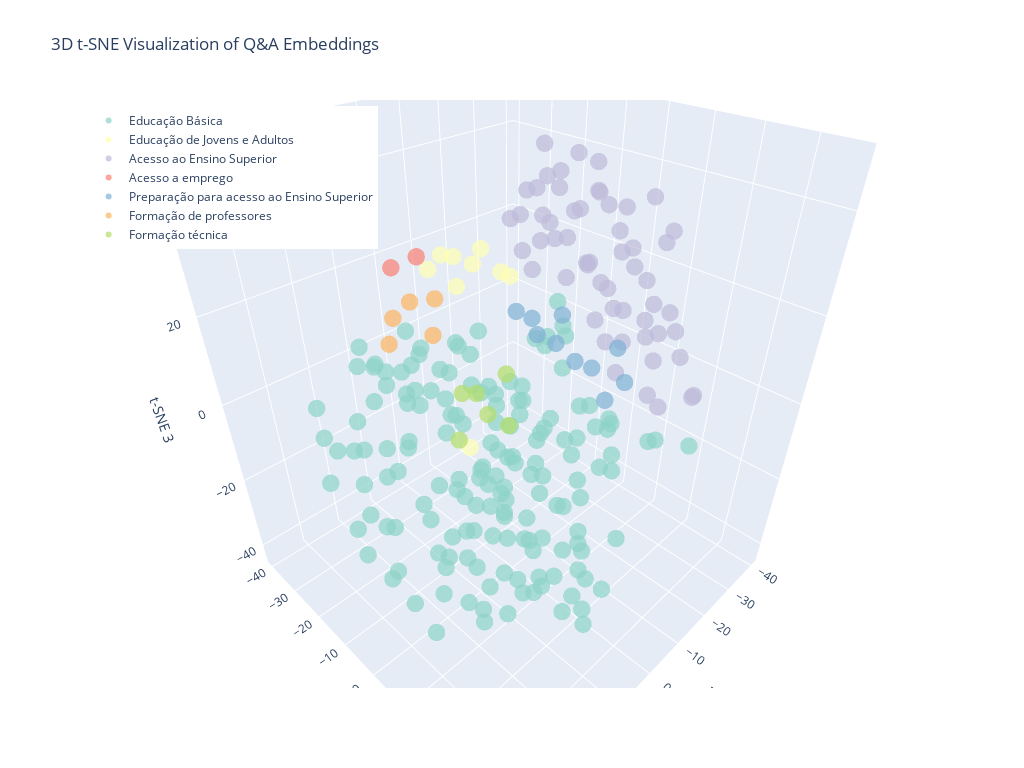

The notebook cell this image was saved under:
### Markdown cell above
### Plots 3D

### Code cell
create_3d_plot(embeddings_3d_tsne, embeddings_df, "3D t-SNE Visualization of Q&A Embeddings")

### Figure 1 — Plotly figure (JSON) as saved in the notebook; plotly's stock layout.template omitted (floating-point values rounded to 4 significant figures; data arrays with more than 128 entries replaced by an {"elided": "..."} marker saying what was removed)
{"data": [{"hovertemplate": "%{text}<extra></extra>", "marker": {"color": "rgb(141,211,199)", "opacity": 0.7, "size": 6}, "mode": "markers", "name": "Educação Básica", "text": {"elided": "159 str values"}, "type": "scatter3d", "x": {"elided": "159 float values"}, "y": {"elided": "159 float values"}, "z": {"elided": "159 float values"}}, {"hovertemplate": "%{text}<extra></extra>", "marker": {"color": "rgb(255,255,179)", "opacity": 0.7, "size": 6}, "mode": "markers", "name": "Educação de Jovens e Adultos", "text": ["Tópico: Educação de Jovens e Adultos<br>Programa: EJA<br>Pergunta: O que é EJA?", "Tópico: Educação de Jovens e Adultos<br>Programa: EJA<br>Pergunta: Quem pode participar do EJA?", "Tópico: Educação de Jovens e Adultos<br>Programa: EJA<br>Pergunta: Como funciona o EJA?", "Tópico: Educação de Jovens e Adultos<br>Programa: EJA<br>Pergunta: Onde encontrar o EJA?", "Tópico: Educação de Jovens e Adultos<br>Programa: PROEJA<br>Pergunta: Como o EJA pode me preparar para o mercado de trabalho?", "Tópico: Educação de Jovens e Adultos<br>Programa: PROEJA<br>Pergunta: Quais são as instituições que ofertam os cursos?", "Tópico: Educação de Jovens e Adultos<br>Programa: PROEJA<br>Pergunta: Como é feita a seleção para os cursos Proeja?", "Tópico: Educação de Jovens e Adultos<br>Programa: PROEJA<br>Pergunta: Eu já concluí o ensino médio, posso cursar o Proeja ?", "Tópico: Educação de Jovens e Adultos<br>Programa: Pé-de-meia/EJA<br>Pergunta: Alunos da EJA têm direito ao recebimento do Pé de Meia?"], "type": "scatter3d", "x": [-6.364, -8.648, -12.05, -6.184, -13.88, -6.923, -12.32, -17.16, 6.897], "y": [-32.17, -25.65, -30.33, -27.28, -23.44, -18.32, -15.73, -18.0, -5.313], "z": [17.51, 14.94, 19.21, 22.45, 22.61, 23.11, 20.46, 17.05, -8.406]}, {"hovertemplate": "%{text}<extra></extra>", "marker": {"color": "rgb(190,186,218)", "opacity": 0.7, "size": 6}, "mode": "markers", "name": "Acesso ao Ensino Superior", "text": ["Tópico: Acesso ao Ensino Superior<br>Programa: SISU<br>Pergunta: O que é o SISU?", "Tópico: Acesso ao Ensino Superior<br>Programa: SISU<br>Pergunta: Quem pode se inscrever no SISU?", "Tópico: Acesso ao Ensino Superior<br>Programa: SISU<br>Pergunta: Posso escolher qual semestre irei cursar?", "Tópico: Acesso ao Ensino Superior<br>Programa: SISU<br>Pergunta: O candidato que participou do Sisu em edições anteriores e foi selecionado pode concorrer nesta edição?", "Tópico: Acesso ao Ensino Superior<br>Programa: SISU<br>Pergunta: O candidato matriculado em instituição de educação superior pode concorrer no processo seletivo desta edição do Sisu?", "Tópico: Acesso ao Ensino Superior<br>Programa: SISU<br>Pergunta: É cobrada alguma taxa para a realização da inscrição?", "Tópico: Acesso ao Ensino Superior<br>Programa: SISU<br>Pergunta: Quais os documentos necessários para fazer a inscrição no Sisu?", "Tópico: Acesso ao Ensino Superior<br>Programa: CPOP (Rede Nacional de Cursinhos Populares)<br>Pergunta: O que é um cursinho popular?", "Tópico: Acesso ao Ensino Superior<br>Programa: CPOP (Rede Nacional de Cursinhos Populares)<br>Pergunta: O que é a Rede Nacional de Cursinhos Populares (CPOP)?", "Tópico: Acesso ao Ensino Superior<br>Programa: CPOP (Rede Nacional de Cursinhos Populares)<br>Pergunta: Como um cursinho entra para a CPOP?", "Tópico: Acesso ao Ensino Superior<br>Programa: CPOP (Rede Nacional de Cursinhos Populares)<br>Pergunta: Como sei os cursinhos populares que fazem parte da CPOP?", "Tópico: Acesso ao Ensino Superior<br>Programa: CPOP (Rede Nacional de Cursinhos Populares)<br>Pergunta: Sou aluno e quero participar de um cursinho da CPOP?", "Tópico: Acesso ao Ensino Superior<br>Programa: CPOP (Rede Nacional de Cursinhos Populares)<br>Pergunta: Os alunos de cursinhos da CPOP recebem algum apoio?", "Tópico: Acesso ao Ensino Superior<br>Programa: ENEM (Exame Nacional do Ensino Médio)<br>Pergunta: O que é o ENEM?", "Tópico: Acesso ao Ensino Superior<br>Programa: ENEM (Exame Nacional do Ensino Médio)<br>Pergunta: Para que serve a nota do ENEM?", "Tópico: Acesso ao Ensino Superior<br>Programa: ENEM (Exame Nacional do Ensino Médio)<br>Pergunta: Quem pode fazer a prova do ENEM?", "Tópico: Acesso ao Ensino Superior<br>Programa: ENEM (Exame Nacional do Ensino Médio)<br>Pergunta: Como faço para me inscrever no ENEM?", "Tópico: Acesso ao Ensino Superior<br>Programa: ENEM (Exame Nacional do Ensino Médio)<br>Pergunta: Preciso pagar para fazer o ENEM?", "Tópico: Acesso ao Ensino Superior<br>Programa: ENEM (Exame Nacional do Ensino Médio)<br>Pergunta: Existe isenção da taxa de inscrição do ENEM?", "Tópico: Acesso ao Ensino Superior<br>Programa: ENEM (Exame Nacional do Ensino Médio)<br>Pergunta: Se eu conseguir a isenção da taxa, minha inscrição no ENEM está garantida?", "Tópico: Acesso ao Ensino Superior<br>Programa: ENEM (Exame Nacional do Ensino Médio)<br>Pergunta: Sou aluno de escola pública, minha inscrição no ENEM é automática?", "Tópico: Acesso ao Ensino Superior<br>Programa: ENEM (Exame Nacional do Ensino Médio)<br>Pergunta: Como são as provas do ENEM?", "Tópico: Acesso ao Ensino Superior<br>Programa: ENEM (Exame Nacional do Ensino Médio)<br>Pergunta: Posso usar minha nota do ENEM para estudar fora do Brasil?", "Tópico: Acesso ao Ensino Superior<br>Programa: ENEM (Exame Nacional do Ensino Médio)<br>Pergunta: Não consegui fazer a prova em um dos dias. Posso refazer?", "Tópico: Acesso ao Ensino Superior<br>Programa: ENEM (Exame Nacional do Ensino Médio)<br>Pergunta: O ENEM tem prazo de validade?", "Tópico: Acesso ao Ensino Superior<br>Programa: ENEM (Exame Nacional do Ensino Médio)<br>Pergunta: O que é o programa \"Pé-de-Meia\" e qual a relação com o ENEM?", "Tópico: Acesso ao Ensino Superior<br>Programa: SISU (Sistema de Seleção Unificada)<br>Pergunta: O que é o SISU?", "Tópico: Acesso ao Ensino Superior<br>Programa: SISU (Sistema de Seleção Unificada)<br>Pergunta: Quem pode se inscrever no SISU?", "Tópico: Acesso ao Ensino Superior<br>Programa: SISU (Sistema de Seleção Unificada)<br>Pergunta: Como funciona a inscrição no SISU?", "Tópico: Acesso ao Ensino Superior<br>Programa: SISU (Sistema de Seleção Unificada)<br>Pergunta: O que é a \"nota de corte\" do SISU?", "Tópico: Acesso ao Ensino Superior<br>Programa: SISU (Sistema de Seleção Unificada)<br>Pergunta: E se eu não for aprovado na chamada regular do SISU?", "Tópico: Acesso ao Ensino Superior<br>Programa: Lei de Cotas<br>Pergunta: O que é o sistema de cotas?", "Tópico: Acesso ao Ensino Superior<br>Programa: Lei de Cotas<br>Pergunta: Como saber se tenho direito às cotas?", "Tópico: Acesso ao Ensino Superior<br>Programa: Lei de Cotas<br>Pergunta: Onde indico que quero concorrer pelas cotas?", "Tópico: Acesso ao Ensino Superior<br>Programa: ProUni (Programa Universidade para Todos)<br>Pergunta: O que é o ProUni?", "Tópico: Acesso ao Ensino Superior<br>Programa: ProUni (Programa Universidade para Todos)<br>Pergunta: Quem pode se inscrever no ProUni?", "Tópico: Acesso ao Ensino Superior<br>Programa: ProUni (Programa Universidade para Todos)<br>Pergunta: Qual o critério de renda para o ProUni?", "Tópico: Acesso ao Ensino Superior<br>Programa: ProUni (Programa Universidade para Todos)<br>Pergunta: Fui pré-selecionado no ProUni, isso garante minha bolsa?", "Tópico: Acesso ao Ensino Superior<br>Programa: ProUni (Programa Universidade para Todos)<br>Pergunta: Consegui uma bolsa de 50% do ProUni, mas não posso pagar o resto. O que faço?", "Tópico: Acesso ao Ensino Superior<br>Programa: ProUni (Programa Universidade para Todos)<br>Pergunta: Posso escolher qualquer curso no ProUni?", "Tópico: Acesso ao Ensino Superior<br>Programa: ProUni (Programa Universidade para Todos)<br>Pergunta: Posso me inscrever no ProUni e no Fies ao mesmo tempo?", "Tópico: Acesso ao Ensino Superior<br>Programa: ProUni (Programa Universidade para Todos)<br>Pergunta: E se eu perder o prazo de comprovação de documentos?", "Tópico: Acesso ao Ensino Superior<br>Programa: ProUni (Programa Universidade para Todos)<br>Pergunta: Quem já tem diploma pode participar do ProUni?", "Tópico: Acesso ao Ensino Superior<br>Programa: FIES (Fundo de Financiamento Estudantil)<br>Pergunta: O que é o FIES?", "Tópico: Acesso ao Ensino Superior<br>Programa: FIES (Fundo de Financiamento Estudantil)<br>Pergunta: Qual a diferença entre FIES e ProUni?", "Tópico: Acesso ao Ensino Superior<br>Programa: FIES (Fundo de Financiamento Estudantil)<br>Pergunta: Quais os requisitos para pedir o FIES?", "Tópico: Acesso ao Ensino Superior<br>Programa: FIES (Fundo de Financiamento Estudantil)<br>Pergunta: Como funciona o processo para conseguir o FIES?", "Tópico: Acesso ao Ensino Superior<br>Programa: FIES (Fundo de Financiamento Estudantil)<br>Pergunta: Posso me inscrever no Fies e no Prouni ao mesmo tempo?", "Tópico: Acesso ao Ensino Superior<br>Programa: FIES (Fundo de Financiamento Estudantil)<br>Pergunta: Posso financiar qualquer curso no Fies?", "Tópico: Acesso ao Ensino Superior<br>Programa: FIES (Fundo de Financiamento Estudantil)<br>Pergunta: Preciso ter fiador para o Fies?", "Tópico: Acesso ao Ensino Superior<br>Programa: FIES (Fundo de Financiamento Estudantil)<br>Pergunta: Como funcionam os pagamentos durante o curso?", "Tópico: Acesso ao Ensino Superior<br>Programa: FIES (Fundo de Financiamento Estudantil)<br>Pergunta: E se eu perder o prazo de comprovação de documentos?", "Tópico: Acesso ao Ensino Superior<br>Programa: FIES (Fundo de Financiamento Estudantil)<br>Pergunta: Posso adiantar parcelas do Fies?", "Tópico: Acesso ao Ensino Superior<br>Programa: FIES (Fundo de Financiamento Estudantil)<br>Pergunta: E se eu desistir do curso?", "Tópico: Acesso ao Ensino Superior<br>Programa: FIES (Fundo de Financiamento Estudantil)<br>Pergunta: Tabela Comparativa: SISU, ProUni e FIES"], "type": "scatter3d", "x": [-10.67, -23.59, -10.62, -20.97, -25.34, -25.52, -18.36, -3.033, -9.199, -8.277, -4.149, -1.538, 3.229, -30.49, -38.01, -33.84, -26.77, -29.99, -35.89, -33.42, -27.68, -31.89, -39.79, -38.65, -33.46, -25.87, -12.91, -18.37, -18.21, -12.53, -19.2, -22.58, -19.09, -19.07, -16.96, -20.62, -24.51, -22.59, -19.31, -14.26, -7.882, -13.32, -23.92, 3.518, -0.563, 6.897, 0.7717, -2.149, 6.286, 7.151, -1.442, -7.629, 0.5908, -2.322, -4.702], "y": [-7.16, -0.6848, -3.473, -5.86, -6.587, -7.856, -11.88, 28.03, 32.71, 29.9, 35.59, 29.18, 34.01, 2.954, 3.824, -2.629, -2.01, -3.665, 0.4039, 5.429, 4.302, -2.573, 3.732, -8.179, 9.775, 5.25, -1.352, -2.221, -5.834, -4.822, 1.963, 20.08, 15.42, 20.42, 12.57, 6.851, 14.47, 12.19, 18.83, 5.328, 10.06, 13.12, 5.341, 2.909, 1.656, 8.399, 8.886, 10.26, 10.47, 15.65, 6.065, 13.69, 16.51, 15.59, 2.329], "z": [39.93, 37.94, 31.39, 28.23, 32.7, 43.29, 37.31, 16.3, 15.13, 22.11, 19.48, 24.16, 20.25, 4.059, 2.491, 8.858, 9.0, 16.09, 19.11, 18.55, 13.38, 1.158, 10.0, 10.01, 7.739, -0.6478, 41.25, 35.31, 41.97, 48.23, 45.12, 16.96, 18.87, 22.42, 32.97, 33.4, 32.24, 40.56, 37.19, 28.79, 31.93, 41.45, 27.77, 41.28, 34.19, 44.39, 41.56, 31.62, 35.96, 42.84, 47.7, 43.46, 37.17, 47.53, 39.45]}, {"hovertemplate": "%{text}<extra></extra>", "marker": {"color": "rgb(251,128,114)", "opacity": 0.7, "size": 6}, "mode": "markers", "name": "Acesso a emprego", "text": ["Tópico: Acesso a emprego<br>Programa: Programa Progredir<br>Pergunta: O que é o Programa Progredir?", "Tópico: Acesso a emprego<br>Programa: Programa Progredir<br>Pergunta: Quem pode participar do Programa Progredir?"], "type": "scatter3d", "x": [10.8, 7.182], "y": [-20.82, -17.71], "z": [27.36, 29.36]}, {"hovertemplate": "%{text}<extra></extra>", "marker": {"color": "rgb(128,177,211)", "opacity": 0.7, "size": 6}, "mode": "markers", "name": "Preparação para acesso ao Ensino Superior", "text": ["Tópico: Preparação para acesso ao Ensino Superior<br>Programa: Cursinho Popular<br>Pergunta: O que é um Cursinho Popular?", "Tópico: Preparação para acesso ao Ensino Superior<br>Programa: Cursinho Popular<br>Pergunta: Quem tem direito a fazer Cursinho Popular?", "Tópico: Preparação para acesso ao Ensino Superior<br>Programa: Cursinho Popular<br>Pergunta: Por que o Cursinho Popular é importante?", "Tópico: Preparação para acesso ao Ensino Superior<br>Programa: Cursinho Popular<br>Pergunta: Quando é possível se inscrever no Cursinho Popular?", "Tópico: Preparação para acesso ao Ensino Superior<br>Programa: Cursinho Popular<br>Pergunta: Como se inscrever para o Cursinho Popular?", "Tópico: Preparação para acesso ao Ensino Superior<br>Programa: CadEJA<br>Pergunta: O que é o CadEJA?", "Tópico: Preparação para acesso ao Ensino Superior<br>Programa: CadEJA<br>Pergunta: Quem tem direito a acessar o CADEJA?", "Tópico: Preparação para acesso ao Ensino Superior<br>Programa: CadEJA<br>Pergunta: Por que o CADEJA é importante?", "Tópico: Preparação para acesso ao Ensino Superior<br>Programa: CadEJA<br>Pergunta: Quando é possível se inscrever no CADEJA?", "Tópico: Preparação para acesso ao Ensino Superior<br>Programa: CadEJA<br>Pergunta: Como se inscrever no CadEJA?"], "type": "scatter3d", "x": [-0.3999, -5.314, -7.257, -0.2856, 2.151, -10.48, -11.28, -10.99, -4.728, -5.486], "y": [21.55, 19.66, 20.48, 14.67, 20.22, -5.148, 2.021, 0.9307, 1.685, -4.606], "z": [13.32, 20.69, 13.14, 18.08, 20.4, 14.61, 17.82, 11.19, 16.1, 18.29]}, {"hovertemplate": "%{text}<extra></extra>", "marker": {"color": "rgb(253,180,98)", "opacity": 0.7, "size": 6}, "mode": "markers", "name": "Formação de professores", "text": ["Tópico: Formação de professores<br>Programa: ProCampo<br>Pergunta: O que é o ProCampo?", "Tópico: Formação de professores<br>Programa: ProCampo<br>Pergunta: Quem tem direito a fazer ProCampo?", "Tópico: Formação de professores<br>Programa: ProCampo<br>Pergunta: Por que o ProCampo é importante?", "Tópico: Formação de professores<br>Programa: ProCampo<br>Pergunta: Quando é possível se inscrever no ProCampo?", "Tópico: Formação de professores<br>Programa: ProCampo<br>Pergunta: Como se inscrever para o ProCampo?"], "type": "scatter3d", "x": [20.31, 20.39, 24.66, 13.83, 17.2], "y": [-7.953, -2.707, -3.382, -4.658, -1.504], "z": [25.64, 30.67, 24.44, 28.09, 23.76]}, {"hovertemplate": "%{text}<extra></extra>", "marker": {"color": "rgb(179,222,105)", "opacity": 0.7, "size": 6}, "mode": "markers", "name": "Formação técnica", "text": ["Tópico: Formação técnica<br>Programa: Institutos Federais<br>Pergunta: Posso fazer um curso técnico depois do ensino médio?", "Tópico: Formação técnica<br>Programa: Institutos Federais<br>Pergunta: Onde encontro cursos técnicos gratuitos perto de mim?", "Tópico: Formação técnica<br>Programa: Institutos Federais<br>Pergunta: Posso fazer um curso técnico sem ter feito o Enem?", "Tópico: Formação técnica<br>Programa: Institutos Federais<br>Pergunta: Quanto tempo dura um curso técnico?", "Tópico: Formação técnica<br>Programa: Institutos Federais<br>Pergunta: Que áreas de cursos técnicos posso fazer?", "Tópico: Formação técnica<br>Programa: Institutos Federais<br>Pergunta: Existe bolsa ou ajuda de custo para quem faz curso técnico?"], "type": "scatter3d", "x": [25.46, 19.5, 19.1, 28.25, 23.54, 21.31], "y": [18.18, 13.94, 17.68, 17.19, 12.79, 20.41], "z": [25.96, 16.85, 26.03, 18.58, 22.32, 19.21]}], "layout": {"height": 768, "legend": {"x": 0.01, "xanchor": "left", "y": 0.99, "yanchor": "top"}, "scene": {"aspectmode": "auto", "aspectratio": {"x": 0.9481, "y": 0.9407, "z": 1.121}, "camera": {"center": {"x": 0, "y": 0, "z": 0}, "eye": {"x": 0.9359, "y": 0.9359, "z": 0.9359}, "projection": {"type": "perspective"}, "up": {"x": 0, "y": 0, "z": 1}}, "xaxis": {"title": {"text": "t-SNE 1"}, "type": "linear"}, "yaxis": {"title": {"text": "t-SNE 2"}, "type": "linear"}, "zaxis": {"title": {"text": "t-SNE 3"}, "type": "linear"}}, "title": {"text": "3D t-SNE Visualization of Q&A Embeddings"}, "width": 1024}}
